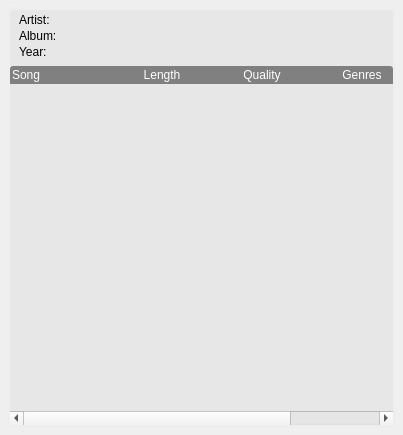
<?xml version="1.0" encoding="UTF-8"?>
<ui version="4.0">
 <class>albumInfo</class>
 <widget class="QWidget" name="albumInfo">
  <property name="geometry">
   <rect>
    <x>0</x>
    <y>0</y>
    <width>403</width>
    <height>435</height>
   </rect>
  </property>
  <property name="windowTitle">
   <string>Form</string>
  </property>
  <layout class="QVBoxLayout" name="verticalLayout">
   <property name="spacing">
    <number>5</number>
   </property>
   <property name="margin">
    <number>5</number>
   </property>
   <item>
    <widget class="QWidget" name="wWrapper" native="true">
     <property name="styleSheet">
      <string notr="true">#wWrapper {
	background-color: rgba(236, 236, 236, 100);
	border-radius: 3px;
	border: 2px solid rgba(241, 241, 241, 180);

}</string>
     </property>
     <layout class="QVBoxLayout" name="verticalLayout_2">
      <property name="spacing">
       <number>0</number>
      </property>
      <property name="margin">
       <number>5</number>
      </property>
      <item>
       <widget class="QWidget" name="wContainer" native="true">
        <property name="styleSheet">
         <string notr="true">#wContainer {
	background-color: rgba(223, 223, 223, 120);
	border: 0px solid gray;
	border-radius: 3px;

}</string>
        </property>
        <layout class="QVBoxLayout" name="verticalLayout_3">
         <property name="spacing">
          <number>2</number>
         </property>
         <property name="margin">
          <number>0</number>
         </property>
         <item>
          <widget class="QWidget" name="wImage" native="true"/>
         </item>
         <item>
          <widget class="QWidget" name="wInfo" native="true">
           <property name="styleSheet">
            <string notr="true">#wInfo {


}</string>
           </property>
           <layout class="QFormLayout" name="formLayout">
            <property name="fieldGrowthPolicy">
             <enum>QFormLayout::AllNonFixedFieldsGrow</enum>
            </property>
            <property name="rowWrapPolicy">
             <enum>QFormLayout::DontWrapRows</enum>
            </property>
            <property name="labelAlignment">
             <set>Qt::AlignLeading|Qt::AlignLeft|Qt::AlignVCenter</set>
            </property>
            <property name="verticalSpacing">
             <number>2</number>
            </property>
            <property name="leftMargin">
             <number>9</number>
            </property>
            <property name="topMargin">
             <number>1</number>
            </property>
            <property name="rightMargin">
             <number>9</number>
            </property>
            <property name="bottomMargin">
             <number>5</number>
            </property>
            <item row="0" column="0">
             <widget class="QLabel" name="lArtist">
              <property name="text">
               <string>Artist:</string>
              </property>
             </widget>
            </item>
            <item row="1" column="0">
             <widget class="QLabel" name="lAlbum">
              <property name="text">
               <string>Album:</string>
              </property>
             </widget>
            </item>
            <item row="2" column="0">
             <widget class="QLabel" name="lYear">
              <property name="text">
               <string>Year:</string>
              </property>
             </widget>
            </item>
            <item row="0" column="1">
             <widget class="QLabel" name="inputArtist">
              <property name="text">
               <string/>
              </property>
             </widget>
            </item>
            <item row="1" column="1">
             <widget class="QLabel" name="inputAlbum">
              <property name="text">
               <string/>
              </property>
             </widget>
            </item>
            <item row="2" column="1">
             <widget class="QLabel" name="inputYear">
              <property name="text">
               <string/>
              </property>
             </widget>
            </item>
           </layout>
          </widget>
         </item>
         <item>
          <widget class="QTableWidget" name="twSongs">
           <property name="styleSheet">
            <string notr="true">#twSongs {
	background-color: transparent;
	border-radius: 3px;
}

QHeaderView {
	background-color: gray;
	border: 0px;
	border-top-left-radius: 3px;
	border-top-right-radius: 3px;
	color: white;
	padding-left: 2px;
}

QHeaderView::section {
	background-color: transparent;
	border: 0px;
}

QScrollBar:horizontal {
     border: 0.5px solid grey;/*rgb(200, 200, 255);*/
	 border-radius: 5px;
     background-color: rgba(232, 232, 232, 150);
     height: 10px;
     margin: 0px 5px 0px 5px;
 }
 QScrollBar::handle:horizontal {
     background-color: rgb(95, 95, 95);
	 border: 0px;
	 border-radius: 3px;	
 }
 
QScrollBar::add-line:horizontal {
     border: 0px solid grey;
     background: none;
     width: 0px;
 }

 QScrollBar::sub-line:horizontal {
     border: 0px solid grey;
	 background: none;
     width: 0px;
   
 }</string>
           </property>
           <property name="frameShape">
            <enum>QFrame::NoFrame</enum>
           </property>
           <property name="editTriggers">
            <set>QAbstractItemView::NoEditTriggers</set>
           </property>
           <property name="showDropIndicator" stdset="0">
            <bool>false</bool>
           </property>
           <property name="dragDropOverwriteMode">
            <bool>false</bool>
           </property>
           <property name="showGrid">
            <bool>false</bool>
           </property>
           <property name="cornerButtonEnabled">
            <bool>false</bool>
           </property>
           <attribute name="horizontalHeaderHighlightSections">
            <bool>false</bool>
           </attribute>
           <attribute name="horizontalHeaderMinimumSectionSize">
            <number>20</number>
           </attribute>
           <attribute name="verticalHeaderVisible">
            <bool>false</bool>
           </attribute>
           <attribute name="verticalHeaderHighlightSections">
            <bool>false</bool>
           </attribute>
           <column>
            <property name="text">
             <string>Song</string>
            </property>
            <property name="textAlignment">
             <set>AlignLeft|AlignVCenter</set>
            </property>
           </column>
           <column>
            <property name="text">
             <string>Length</string>
            </property>
            <property name="textAlignment">
             <set>AlignHCenter|AlignVCenter|AlignCenter</set>
            </property>
           </column>
           <column>
            <property name="text">
             <string>Quality</string>
            </property>
            <property name="textAlignment">
             <set>AlignHCenter|AlignVCenter|AlignCenter</set>
            </property>
           </column>
           <column>
            <property name="text">
             <string>Genres</string>
            </property>
           </column>
          </widget>
         </item>
        </layout>
       </widget>
      </item>
     </layout>
    </widget>
   </item>
  </layout>
 </widget>
 <resources/>
 <connections/>
</ui>
